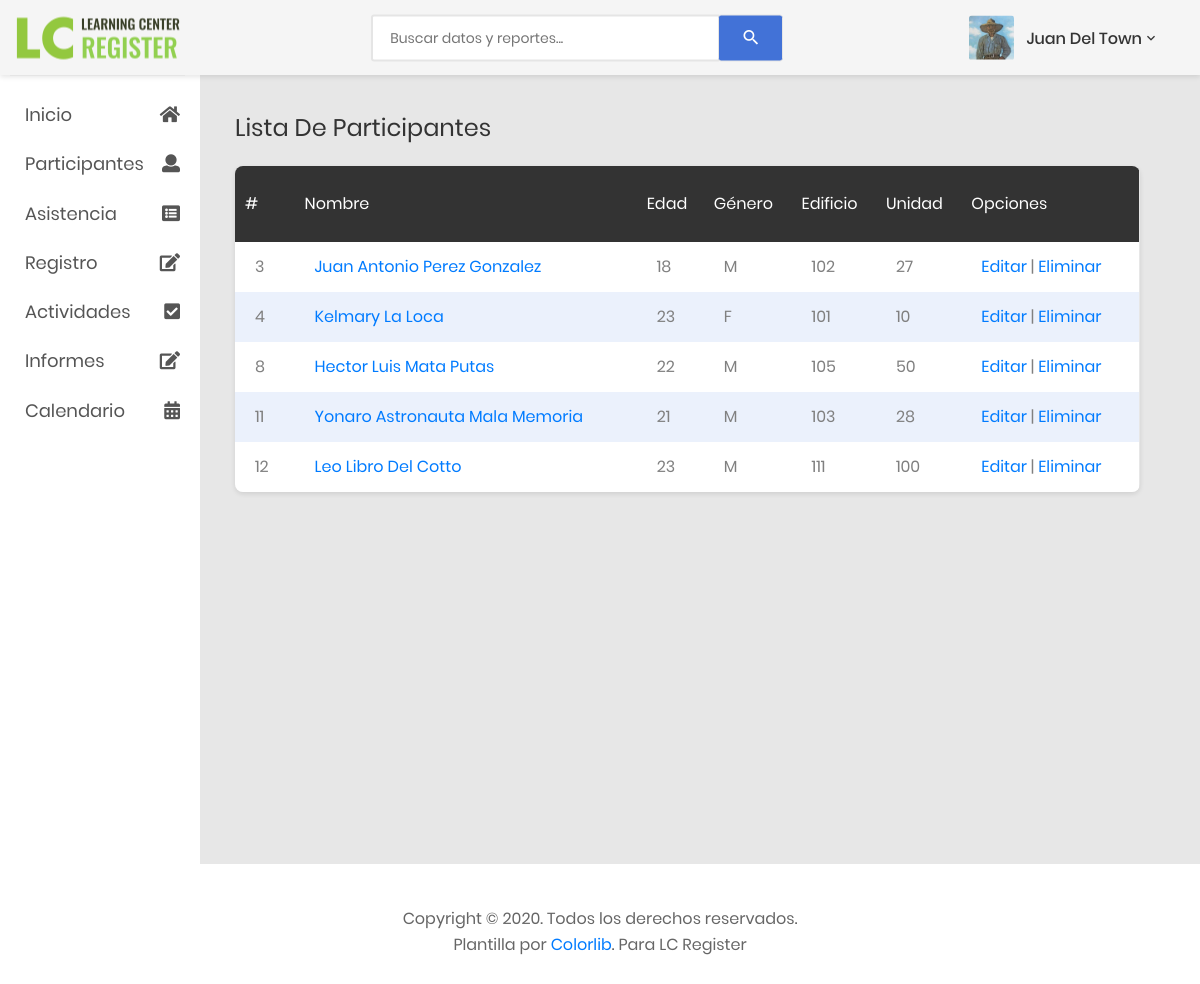
Screenshot of /listaParticipantes.php with the database file from the repository.
### tables this page shows
CREATE TABLE `participantes` (
  `participanteID` int(11) NOT NULL,
  `nombre` varchar(20) NOT NULL,
  `apellidos` varchar(30) NOT NULL,
  `genero` varchar(1) NOT NULL,
  `edificio` int(11) NOT NULL,
  `unidad` int(11) NOT NULL,
  `birthday` date NOT NULL,
  `inscripcion` date NOT NULL DEFAULT current_timestamp(),
  `activo` int(11) NOT NULL DEFAULT 1
);

### listaParticipantes.php (the view, shortened to what this page needs)
<!DOCTYPE html>
<html lang="en">
<head>
    <link href="css/font-face.css" rel="stylesheet" media="all">
    <link href="vendor/font-awesome-4.7/css/font-awesome.min.css" rel="stylesheet" media="all">
    <link href="vendor/font-awesome-5/css/fontawesome-all.min.css" rel="stylesheet" media="all">
    <link href="vendor/mdi-font/css/material-design-iconic-font.min.css" rel="stylesheet" media="all">
    <link href="vendor/bootstrap-4.1/bootstrap.min.css" rel="stylesheet" media="all">
    <link href="vendor/animsition/animsition.min.css" rel="stylesheet" media="all">
    <link href="vendor/bootstrap-progressbar/bootstrap-progressbar-3.3.4.min.css" rel="stylesheet" media="all">
    <link href="vendor/wow/animate.css" rel="stylesheet" media="all">
    <link href="vendor/css-hamburgers/hamburgers.min.css" rel="stylesheet" media="all">
    <link href="vendor/slick/slick.css" rel="stylesheet" media="all">
    <link href="vendor/select2/select2.min.css" rel="stylesheet" media="all">
    <link href="vendor/perfect-scrollbar/perfect-scrollbar.css" rel="stylesheet" media="all">
    <link href="css/theme.css" rel="stylesheet" media="all">
</head>
<body class="animsition">
    <div class="page-wrapper">
        <?php
            include './includes/menuSideBar.php';
        ?>
        <div class="page-container">
            <?php
                include './includes/header.php';
            ?>
            <div class="main-content">
                <div class="section__content section__content--p30">
                    <h2 class="title-2">Lista De Participantes</h2>
                            <div class="col-lg-10"></div>
                                <div class="table-responsive table--no-card m-b-30">
                                    <table class="table table-borderless table-striped table-earning">
                                        <thead>
                                            <tr>
                                                <th class="text-left">#</th>
                                                <th class="text-left">Nombre</th>
                                                <th class="text-left">Edad</th>
                                                <th class="text-left">Género</th>
                                                <th class="text-left">Edificio</th>
                                                <th class="text-left">Unidad</th>
                                                <th class="text-left">Opciones</th>
                                            </tr>
                                        </thead>
                                        <tbody>
                                        <?php
                                            $query = mysqli_query($connection, "SELECT participanteID, nombre, apellidos, genero, birthday, edificio, unidad FROM `participantes`");
                                            $result = mysqli_num_rows($query);
                                            if($result > 0){
                                                while($participante = mysqli_fetch_array($query)){
                                                    $naci = $participante['birthday'];
                                                    $fecha_nacimiento = new DateTime($naci) ;
                                                    $hoy = new DateTime();
                                                    $edad = $hoy->diff($fecha_nacimiento);
                                        ?>
                                                <tr>
                                                    <td><?php echo $participante['participanteID']?></td>
                                                    <td><a href="expedienteParticipante.php?id=<?php echo $participante['participanteID'];?>"><?php echo $participante['nombre']." ".$participante['apellidos']?></a>
                                                    <td><?php echo $edad->y?></td>
                                                    <td><?php echo $participante['genero']?></td>
                                                    <td><?php echo $participante['edificio']?></td>
                                                    <td><?php echo $participante['unidad']?></td>
                                                    <td><a href="editParticipante.php?id=<?php echo $participante['participanteID'];?>">Editar</a> | <a  href="deleteParticipante.php?id=<?php echo $participante['participanteID'];?>">Eliminar</a></td>
                                                </tr>
                                        <?php
                                                }
                                            }
                                        ?>
                                        </tbody>
                                    </table>
                                </div>
                            </div>
                            </div>
                        </div>
                    </div>
                <?php
                include './includes/footer.php';
                ?>
</body>
</html>

### rows the page displays
participantes: participanteID "3", nombre "Juan Antonio", apellidos "Perez Gonzalez", birthday "18", genero "M", edificio "102", unidad "27"
participantes: participanteID "4", nombre "Kelmary", apellidos "La Loca", birthday "23", genero "F", edificio "101", unidad "10"
participantes: participanteID "8", nombre "Hector Luis", apellidos "Mata Putas", birthday "22", genero "M", edificio "105", unidad "50"
participantes: participanteID "11", nombre "Yonaro Astronauta", apellidos "Mala Memoria", birthday "21", genero "M", edificio "103", unidad "28"
participantes: participanteID "12", nombre "Leo Libro", apellidos "Del Cotto", birthday "23", genero "M", edificio "111", unidad "100"
